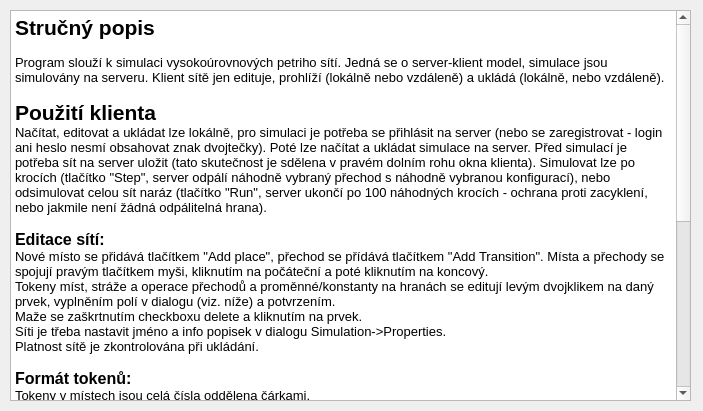
<?xml version="1.0" encoding="UTF-8"?>
<ui version="4.0">
 <class>helpDialog</class>
 <widget class="QDialog" name="helpDialog">
  <property name="geometry">
   <rect>
    <x>0</x>
    <y>0</y>
    <width>703</width>
    <height>411</height>
   </rect>
  </property>
  <property name="sizePolicy">
   <sizepolicy hsizetype="Fixed" vsizetype="Fixed">
    <horstretch>0</horstretch>
    <verstretch>0</verstretch>
   </sizepolicy>
  </property>
  <property name="windowTitle">
   <string>Help</string>
  </property>
  <widget class="QTextEdit" name="helpText">
   <property name="geometry">
    <rect>
     <x>10</x>
     <y>10</y>
     <width>681</width>
     <height>391</height>
    </rect>
   </property>
   <property name="readOnly">
    <bool>true</bool>
   </property>
   <property name="html">
    <string>&lt;!DOCTYPE HTML PUBLIC &quot;-//W3C//DTD HTML 4.0//EN&quot; &quot;http://www.w3.org/TR/REC-html40/strict.dtd&quot;&gt;
&lt;html&gt;&lt;head&gt;&lt;meta name=&quot;qrichtext&quot; content=&quot;1&quot; /&gt;&lt;style type=&quot;text/css&quot;&gt;
p, li { white-space: pre-wrap; }
&lt;/style&gt;&lt;/head&gt;&lt;body style=&quot; font-family:'Sans Serif'; font-size:9pt; font-weight:400; font-style:normal;&quot;&gt;
&lt;p style=&quot; margin-top:0px; margin-bottom:0px; margin-left:0px; margin-right:0px; -qt-block-indent:0; text-indent:0px;&quot;&gt;&lt;span style=&quot; font-size:16pt; font-weight:600;&quot;&gt;Stručný popis&lt;/span&gt;&lt;/p&gt;
&lt;p style=&quot;-qt-paragraph-type:empty; margin-top:0px; margin-bottom:0px; margin-left:0px; margin-right:0px; -qt-block-indent:0; text-indent:0px; font-size:10pt; font-weight:600;&quot;&gt;&lt;br /&gt;&lt;/p&gt;
&lt;p style=&quot; margin-top:0px; margin-bottom:0px; margin-left:0px; margin-right:0px; -qt-block-indent:0; text-indent:0px;&quot;&gt;&lt;span style=&quot; font-size:10pt;&quot;&gt;Program slouží k simulaci vysokoúrovnových petriho sítí. Jedná se o server-klient model, simulace jsou simulovány na serveru. Klient sítě jen edituje, prohlíží (lokálně nebo vzdáleně) a ukládá (lokálně, nebo vzdáleně).&lt;/span&gt;&lt;/p&gt;
&lt;p style=&quot;-qt-paragraph-type:empty; margin-top:0px; margin-bottom:0px; margin-left:0px; margin-right:0px; -qt-block-indent:0; text-indent:0px; font-size:10pt;&quot;&gt;&lt;br /&gt;&lt;/p&gt;
&lt;p style=&quot; margin-top:0px; margin-bottom:0px; margin-left:0px; margin-right:0px; -qt-block-indent:0; text-indent:0px;&quot;&gt;&lt;span style=&quot; font-size:16pt; font-weight:600;&quot;&gt;Použití klienta&lt;/span&gt;&lt;/p&gt;
&lt;p style=&quot; margin-top:0px; margin-bottom:0px; margin-left:0px; margin-right:0px; -qt-block-indent:0; text-indent:0px;&quot;&gt;&lt;span style=&quot; font-size:10pt;&quot;&gt;Načítat, editovat a ukládat lze lokálně, pro simulaci je potřeba se přihlásit na server (nebo se zaregistrovat - login ani heslo nesmí obsahovat znak dvojtečky). Poté lze načítat a ukládat simulace na server. Před simulací je potřeba sít na server uložit (tato skutečnost je sdělena v pravém dolním rohu okna klienta). Simulovat lze po krocích (tlačítko &amp;quot;Step&amp;quot;, server odpálí náhodně vybraný přechod s náhodně vybranou konfigurací), nebo odsimulovat celou sít naráz (tlačítko &amp;quot;Run&amp;quot;, server ukončí po 100 náhodných krocích - ochrana proti zacyklení, nebo jakmile není žádná odpálitelná hrana).&lt;/span&gt;&lt;/p&gt;
&lt;p style=&quot;-qt-paragraph-type:empty; margin-top:0px; margin-bottom:0px; margin-left:0px; margin-right:0px; -qt-block-indent:0; text-indent:0px; font-size:10pt;&quot;&gt;&lt;br /&gt;&lt;/p&gt;
&lt;p style=&quot; margin-top:0px; margin-bottom:0px; margin-left:0px; margin-right:0px; -qt-block-indent:0; text-indent:0px;&quot;&gt;&lt;span style=&quot; font-size:12pt; font-weight:600;&quot;&gt;Editace sítí:&lt;/span&gt;&lt;/p&gt;
&lt;p style=&quot; margin-top:0px; margin-bottom:0px; margin-left:0px; margin-right:0px; -qt-block-indent:0; text-indent:0px;&quot;&gt;&lt;span style=&quot; font-size:10pt;&quot;&gt;Nové místo se přidává tlačítkem &amp;quot;Add place&amp;quot;, přechod se přídává tlačítkem &amp;quot;Add Transition&amp;quot;. Místa a přechody se spojují pravým tlačítkem myši, kliknutím na počáteční a poté kliknutím na koncový.&lt;/span&gt;&lt;/p&gt;
&lt;p style=&quot; margin-top:0px; margin-bottom:0px; margin-left:0px; margin-right:0px; -qt-block-indent:0; text-indent:0px;&quot;&gt;&lt;span style=&quot; font-size:10pt;&quot;&gt;Tokeny míst, stráže a operace přechodů a proměnné/konstanty na hranách se editují levým dvojklikem na daný prvek, vyplněním polí v dialogu (viz. níže) a potvrzením.&lt;/span&gt;&lt;/p&gt;
&lt;p style=&quot; margin-top:0px; margin-bottom:0px; margin-left:0px; margin-right:0px; -qt-block-indent:0; text-indent:0px;&quot;&gt;&lt;span style=&quot; font-size:10pt;&quot;&gt;Maže se zaškrtnutím checkboxu delete a kliknutím na prvek.&lt;/span&gt;&lt;/p&gt;
&lt;p style=&quot; margin-top:0px; margin-bottom:0px; margin-left:0px; margin-right:0px; -qt-block-indent:0; text-indent:0px;&quot;&gt;&lt;span style=&quot; font-size:10pt;&quot;&gt;Síti je třeba nastavit jméno a info popisek v dialogu Simulation-&amp;gt;Properties.&lt;/span&gt;&lt;/p&gt;
&lt;p style=&quot; margin-top:0px; margin-bottom:0px; margin-left:0px; margin-right:0px; -qt-block-indent:0; text-indent:0px;&quot;&gt;&lt;span style=&quot; font-size:10pt;&quot;&gt;Platnost sítě je zkontrolována při ukládání.&lt;/span&gt;&lt;/p&gt;
&lt;p style=&quot;-qt-paragraph-type:empty; margin-top:0px; margin-bottom:0px; margin-left:0px; margin-right:0px; -qt-block-indent:0; text-indent:0px; font-size:10pt;&quot;&gt;&lt;br /&gt;&lt;/p&gt;
&lt;p style=&quot; margin-top:0px; margin-bottom:0px; margin-left:0px; margin-right:0px; -qt-block-indent:0; text-indent:0px;&quot;&gt;&lt;span style=&quot; font-size:12pt; font-weight:600;&quot;&gt;Formát tokenů:&lt;/span&gt;&lt;/p&gt;
&lt;p style=&quot; margin-top:0px; margin-bottom:0px; margin-left:0px; margin-right:0px; -qt-block-indent:0; text-indent:0px;&quot;&gt;&lt;span style=&quot; font-size:10pt;&quot;&gt;Tokeny v místech jsou celá čísla oddělena čárkami.&lt;/span&gt;&lt;/p&gt;
&lt;p style=&quot;-qt-paragraph-type:empty; margin-top:0px; margin-bottom:0px; margin-left:0px; margin-right:0px; -qt-block-indent:0; text-indent:0px; font-size:10pt;&quot;&gt;&lt;br /&gt;&lt;/p&gt;
&lt;p style=&quot; margin-top:0px; margin-bottom:0px; margin-left:0px; margin-right:0px; -qt-block-indent:0; text-indent:0px;&quot;&gt;&lt;span style=&quot; font-size:12pt; font-weight:600;&quot;&gt;Formát stráží:&lt;/span&gt;&lt;/p&gt;
&lt;p style=&quot; margin-top:0px; margin-bottom:0px; margin-left:0px; margin-right:0px; -qt-block-indent:0; text-indent:0px;&quot;&gt;&lt;span style=&quot; font-size:10pt;&quot;&gt;Stráže na přechodech jsou spojeny &amp;amp;&amp;amp; ve tvaru: operand1 operátor operand2 &amp;amp;&amp;amp; operand1 operátor operand2 &amp;amp;&amp;amp; ... &amp;amp;&amp;amp; ... &lt;/span&gt;&lt;/p&gt;
&lt;p style=&quot; margin-top:0px; margin-bottom:0px; margin-left:0px; margin-right:0px; -qt-block-indent:0; text-indent:0px;&quot;&gt;&lt;span style=&quot; font-size:10pt;&quot;&gt;Možné operátory: &amp;gt;, &amp;gt;=, &amp;lt;, &amp;lt;=, == a !=&lt;/span&gt;&lt;/p&gt;
&lt;p style=&quot; margin-top:0px; margin-bottom:0px; margin-left:0px; margin-right:0px; -qt-block-indent:0; text-indent:0px;&quot;&gt;&lt;span style=&quot; font-size:10pt;&quot;&gt;Př.:  x&amp;gt;y &amp;amp;&amp;amp; y == 5 &amp;amp;&amp;amp; z &amp;lt; 0&lt;/span&gt;&lt;/p&gt;
&lt;p style=&quot;-qt-paragraph-type:empty; margin-top:0px; margin-bottom:0px; margin-left:0px; margin-right:0px; -qt-block-indent:0; text-indent:0px; font-size:10pt;&quot;&gt;&lt;br /&gt;&lt;/p&gt;
&lt;p style=&quot; margin-top:0px; margin-bottom:0px; margin-left:0px; margin-right:0px; -qt-block-indent:0; text-indent:0px;&quot;&gt;&lt;span style=&quot; font-size:10pt;&quot;&gt;Názvy vstupních hran musí být v rámci jednoho přechodu unikátní.&lt;/span&gt;&lt;/p&gt;
&lt;p style=&quot;-qt-paragraph-type:empty; margin-top:0px; margin-bottom:0px; margin-left:0px; margin-right:0px; -qt-block-indent:0; text-indent:0px; font-size:10pt;&quot;&gt;&lt;br /&gt;&lt;/p&gt;
&lt;p style=&quot; margin-top:0px; margin-bottom:0px; margin-left:0px; margin-right:0px; -qt-block-indent:0; text-indent:0px;&quot;&gt;&lt;span style=&quot; font-size:12pt; font-weight:600;&quot;&gt;Formát operací:&lt;/span&gt;&lt;/p&gt;
&lt;p style=&quot; margin-top:0px; margin-bottom:0px; margin-left:0px; margin-right:0px; -qt-block-indent:0; text-indent:0px;&quot;&gt;&lt;span style=&quot; font-size:10pt;&quot;&gt;Operace na přechodech jsou odděleny středníkem ve tvaru: výstup1 = operátor operand1 operátor operand2 operátor; výstup2 = operátor operand1 ...&lt;/span&gt;&lt;/p&gt;
&lt;p style=&quot; margin-top:0px; margin-bottom:0px; margin-left:0px; margin-right:0px; -qt-block-indent:0; text-indent:0px;&quot;&gt;&lt;span style=&quot; font-size:10pt;&quot;&gt;Možné operátory: + a -&lt;/span&gt;&lt;/p&gt;
&lt;p style=&quot; margin-top:0px; margin-bottom:0px; margin-left:0px; margin-right:0px; -qt-block-indent:0; text-indent:0px;&quot;&gt;&lt;span style=&quot; font-size:10pt;&quot;&gt;Př.: o = x+y+z-5; p=-5; q=+y&lt;/span&gt;&lt;/p&gt;
&lt;p style=&quot;-qt-paragraph-type:empty; margin-top:0px; margin-bottom:0px; margin-left:0px; margin-right:0px; -qt-block-indent:0; text-indent:0px; font-size:10pt;&quot;&gt;&lt;br /&gt;&lt;/p&gt;
&lt;p style=&quot;-qt-paragraph-type:empty; margin-top:0px; margin-bottom:0px; margin-left:0px; margin-right:0px; -qt-block-indent:0; text-indent:0px; font-size:10pt;&quot;&gt;&lt;br /&gt;&lt;/p&gt;
&lt;p style=&quot; margin-top:0px; margin-bottom:0px; margin-left:0px; margin-right:0px; -qt-block-indent:0; text-indent:0px;&quot;&gt;&lt;span style=&quot; font-size:16pt; font-weight:600;&quot;&gt;Použití serveru&lt;/span&gt;&lt;/p&gt;
&lt;p style=&quot;-qt-paragraph-type:empty; margin-top:0px; margin-bottom:0px; margin-left:0px; margin-right:0px; -qt-block-indent:0; text-indent:0px; font-size:10pt;&quot;&gt;&lt;br /&gt;&lt;/p&gt;
&lt;p style=&quot; margin-top:0px; margin-bottom:0px; margin-left:0px; margin-right:0px; -qt-block-indent:0; text-indent:0px;&quot;&gt;&lt;span style=&quot; font-size:10pt;&quot;&gt;Stačí pouze spustit binární soubor se serverem. Server beží na portu 11899.&lt;/span&gt;&lt;/p&gt;
&lt;p style=&quot; margin-top:0px; margin-bottom:0px; margin-left:0px; margin-right:0px; -qt-block-indent:0; text-indent:0px;&quot;&gt;&lt;span style=&quot; font-size:10pt;&quot;&gt;Server loguje spuštěné simulace do souboru log.dat&lt;/span&gt;&lt;/p&gt;&lt;/body&gt;&lt;/html&gt;</string>
   </property>
  </widget>
 </widget>
 <resources/>
 <connections/>
</ui>
